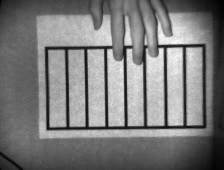
//> input picture frame 7 of Vorbereitung/GRA-Praktikum/GRA-Praktikum/kb_robust_gray.avi, 224 x 170 px, given in place of kb_portrait_gray.avi, which was not available
$ ./main   (built with g++ and OpenCV 4)
//> lines starting //> are read from the running program, lines starting //| are printed output that depends on the picture; after the words box and inside, x2 and y2 are one past the last pixel; in counts of white or black regions, pixels touching at a corner belong together; pictures that were not available may be replaced by others from this repository, and a replacement may not be noted
//
//  main.cpp
//  GRA-OpenCV
//
//  Created by Tobias Hahnen on 12.01.2019.
//  Copyright © 2018 Tobias Hahnen. All rights reserved.
//


#include <iostream>
#include <opencv2/opencv.hpp>
#include <opencv2/core/core.hpp>
#include <opencv2/highgui/highgui.hpp>

#define debug false

using namespace std;
using namespace cv;


class MyListener {
public:
    /********************************************************************************************************************************************************\
     * KONSTRUKTOR & DESTRUKTOR
    \********************************************************************************************************************************************************/
    MyListener(bool type) {
//> further down, frame is the input picture: 170 rows x 224 cols, CV_8UC3; min 0, max 255, mean 123
        this->type = type;
    }
    ~MyListener() {}


    /********************************************************************************************************************************************************\
     * FUNKTION, DIE JEDEN FRAME AUSGEFÜHRT WIRD
    \********************************************************************************************************************************************************/
    void onNewData(Mat frame) {
        this->frame = frame;
        imshow("Frame ohne alles", frame);

        // Testen, ob es Grauwert- oder Tiefenbild war!
        if (type) {
            // Es war ein Grauwert-Bild, muss aber wegen Video zurückkonvertiert werden!
            cvtColor(this->frame, grayscale, COLOR_RGB2GRAY);

            if (debug) {
                imshow("Video (Grauwert)", grayscale);
                imshow("Histogramm (Grauwert)", histogramm(grayscale));
            }

            // Alles was hier laut Praktikum 1 usw. noch passiert -.-

            auswertung_geglaettete_grauwerte();
            if (debug) {
                imshow("OTSU", grau_otsu);
            }
            imshow("Tastatur", tastatur);

            return;
        }

        cvtColor(this->frame, depth_gray, COLOR_RGB2GRAY);
        auswertung_tiefenbild();
    }


    void auswertung_geglaettete_grauwerte() {
        // SIEHE: http://answers.opencv.org/question/120698/drawning-labeling-components-in-a-image-opencv-c/
        // Schwellwertsegmentierung (OTSU)
        // ggf. vor OTSU noch ein Closing durchfuehren? -> Frau P.-F. meinte nicht noetig
        grau_otsu = grayscale.clone();
        //closing(grau_otsu, Mat());
        threshold(grayscale, grau_otsu, 0, 255, THRESH_BINARY | THRESH_OTSU); // THRESH_BINARY + THRESH_OTSU nicht mehr CV_THRESH_BINARY + CV_THRESH_OTSU!
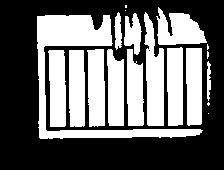
//> grau_otsu: 170 rows x 224 cols, CV_8UC1; 41.9% white; 19 white regions (6 under 20 px), largest, box (x1, y1, x2, y2) and area: (37, 15, 203, 139) 4012, (144, 12, 164, 126) 1576, (87, 49, 105, 127) 1254

        // Segmentierte Regionen labeln -> Pixel zu Connected Components zusammenfassen
        Mat label_image, stats, centroid;
        int labels = connectedComponentsWithStats(grau_otsu, label_image, stats, centroid, 8, CV_32S);
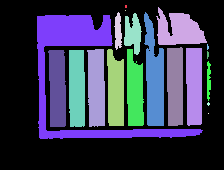
//> label_image: 170 rows x 224 cols, CV_32SC1; 20 distinct labels, from 0 to 19; one colour per label, 0 black
//> stats = 20 rows, first 6: [0, 0, 224, 170, 22143], [125, 5, 2, 3, 6], [156, 7, 51, 38, 1220], [125, 10, 1, 1, 1], [114, 12, 8, 38, 209], [124, 13, 18, 42, 480]; centroid = 20 rows, first 8: [105.4, 90.76], [125.5, 6], [178.7, 29.66], [125, 10], [117.7, 31.16], [132.6, 33.23], [153.8, 77.88], [82.7, 71.62]; labels = 20
        vector<int> tasten_labels;

        for (int i=1; i<labels; i++) {
            if (/*debug*/true) {
                // ALLE gefundenen CCs und ihre Eigenschaften ausgeben!
                cout << "\nComponent " << i << std::endl;
                cout << "(X|Y)          = (" << stats.at<int>(i, CC_STAT_LEFT) << "|" << stats.at<int>(i, CC_STAT_TOP) << ")" << endl;
                cout << "Breite x Hoehe = " << stats.at<int>(i, CC_STAT_WIDTH) << "x" << stats.at<int>(i, CC_STAT_HEIGHT) << " = " << stats.at<int>(i, CC_STAT_AREA) << endl;
            }

            // Hier muss irgendwie aussortiert werden, welche Components passen und welche nicht :>
            // 1. Flaeche darf nicht unter oder ueber Schwellwert liegen (hier: 1000 < Flaeche < 2000)
            // 2. Breite im gleichen Rahmen wie die anderen (+/-10) UND Hoehe im gleichen Rahmen wie die anderen (+/-10)
            // WERTE IM PRAKTIKUM AENDERN; DIE HIER SIND FUER VIDEO!
            int untere = 1000;
            int obere = 2000;
            if ((stats.at<int>(i, CC_STAT_AREA) > untere) and (stats.at<int>(i, CC_STAT_AREA) < obere)) {
                for (int j=1; j<labels; j++) {
                    if (i==j) { continue; }

                    int w_untere = stats.at<int>(j, CC_STAT_WIDTH) - 10;
                    int w_obere = stats.at<int>(j, CC_STAT_WIDTH) + 10;
                    int h_untere = stats.at<int>(j, CC_STAT_HEIGHT) - 10;
                    int h_obere = stats.at<int>(j, CC_STAT_HEIGHT) + 10;
                    if (((stats.at<int>(i, CC_STAT_WIDTH) > w_untere) and (stats.at<int>(i, CC_STAT_WIDTH) < w_obere))
                        and ((stats.at<int>(i, CC_STAT_HEIGHT) > h_untere) and (stats.at<int>(i, CC_STAT_HEIGHT) < h_obere))) {
                        tasten_labels.push_back(i);
                        break;
                    }
                }
            }
        }
//> this loop made 19 passes
//| Component 1
//| (X|Y)          = (125|5)
//| Breite x Hoehe = 2x3 = 6
//| Component 2
//> (the first 4 of 24 printed lines)
//> (output is shown up to pass 8 of 19)
//> after the loop, tasten_labels = [9, 10, 11, 12, 13, 14, 15]

        if (tasten_labels.size() != 8) {
            // bsp. wenn man das Tastaturen-Blatt dreht oder aus dem Kamera-Feld bewegt
            // Allerdings werden auch zwischendurch irgendwie mal wieder 8 Felder erkannt, auch wenn das nicht ganz stimmt!
            cerr << "Es wurden weniger oder mehr als 8 Tasten erkannt!" << endl;
            return;
        }

        // Hier muss irgendwie überprüft werden, ob die Tastatur hochkant ist oder nicht!
        hochkant = true;
        int y_untere = stats.at<int>(tasten_labels[0], CC_STAT_TOP) - 10;
        int y_obere = stats.at<int>(tasten_labels[0], CC_STAT_TOP) + 10;
        if ((stats.at<int>(tasten_labels[1], CC_STAT_TOP) > y_untere) and (stats.at<int>(tasten_labels[1], CC_STAT_TOP) < y_obere)) {
            // nicht hochkant, da alle Y-Koordinaten ungefähr gleich!
            cout << "Nicht hochkant!" << endl;
            hochkant = false;
            // Gelabelte Connected Components sortieren (Nach X-Koordinate)
            sort(tasten_labels.begin(), tasten_labels.end(), [stats](int a, int b) -> bool {
                return (stats.at<int>(a, CC_STAT_LEFT) > stats.at<int>(b, CC_STAT_LEFT)) ? true : false;
            });
        } else {
            cout << "Hochkant!" << endl;
            // Gelabelte Connected Components sortieren (Nach Y-Koordinate)
            sort(tasten_labels.begin(), tasten_labels.end(), [stats](int a, int b) -> bool {
                return (stats.at<int>(a, CC_STAT_TOP) > stats.at<int>(b, CC_STAT_TOP)) ? true : false;
            });
        }

        if (debug) {
            for (int i=0; i<tasten_labels.size(); i++) {
                cout << "Sortiertes Top (" << i+1 << "):" << stats.at<int>(tasten_labels[i], CC_STAT_TOP) << endl;
            }
        }

        // Tasten je nach Wert in Schleife Farbe zuweisen und einfaerben
        tastatur = frame.clone();

        for (int i=0; i<tasten_labels.size(); i++) {
            cc.push_back({
                stats.at<int>(tasten_labels[i], CC_STAT_LEFT),
                stats.at<int>(tasten_labels[i], CC_STAT_TOP),
                stats.at<int>(tasten_labels[i], CC_STAT_WIDTH),
                stats.at<int>(tasten_labels[i], CC_STAT_HEIGHT)
            });

            int x = cc[i][0];
            int y = cc[i][1];

            farben = {
                Scalar(26, 26, 26), Scalar(52, 52, 52), Scalar(78, 78, 78), Scalar(104, 104, 104),
                Scalar(130, 130, 130), Scalar(156, 156, 156), Scalar(182, 182, 182), Scalar(208, 208, 208)
            };
            rectangle(tastatur, Point(x, y), Point(x + cc[i][2], y + cc[i][3]), farben[i], FILLED);

            // Der Rest hier hinter passiert eigentlich auch nur wegen Praktikum 2 Aufgabe: Nacheinander setzen (und nur wenns hochkannt ist!)
            Mat tastatur_letters = tastatur.clone();
            letters = {
                "A", "B", "C", "D", "E", "F", "G", "H"
            };
            putText(tastatur_letters, letters[i], Point(20, (8-i)*20), FONT_HERSHEY_COMPLEX_SMALL, 1.0, Scalar(128, 128, 128));

            imshow("Tasten einzeichnen...", tastatur_letters);
            waitKey(150);
        }
    }

    // [109 lines left out: function auswertung_tiefenbild, not called in this run]

    /********************************************************************************************************************************************************\
     * HILFSFUNKTIONEN
    \********************************************************************************************************************************************************/
    // ggf noch ueberarbeiten, damit nicht float sondern uchar verwendet wird? Ueberall sonst ist ja uchar!
    // [23 lines left out: functions histogramm, opening, closing, not called in this run]

private:
    /********************************************************************************************************************************************************\
     * ALLE KLASSENVARIABLEN
    \********************************************************************************************************************************************************/

    // Praktikum 2 bzw. Vorbereitung (aka kommt so nicht vor!)
    bool type;                                      // Der jeweilige Bild-Typ (nur HIER zur Unterscheidung von Tiefen- bzw. Grauwertbild)
    Mat frame;                                      // Das jeweilige Frame (nur HIER entweder ein Tiefen- bzw. Grauwertbild)
    Mat grayscale;                                  // Das Grauwertbild (musste im Praktikum nicht konvertiert werden!)
    Mat grau_otsu;                                  // Das mit OTSU segmentierte Grauwert-Bild
    bool hochkant;                                  // Gibt an, ob das Bild hochkant ist oder nicht!
    vector<Scalar> farben;                          // Das Array mit allen Farben zur Zuordnung zu CCs
    vector<string> letters;                         // Das Array nut allen Buchstaben zur Zuordnung zu CCs
    Mat tastatur;                                   // Das Bild der eingefärbten Tastatur.
    vector<vector<int>> cc;                         // Vektoren der einzelnen CCs mit X/Y-Koordinaten, Hoehe/Breite

    // Praktikum 3
    Mat depth_gray;                                 // Das Tiefenbild in ein Grauwert-Bild konvertiert
    Mat tiefenbild;                                 // Das Tiefenbild, abgespeichert um es mehrfach zu verwenden
    Mat hist_values;                                // Fuer alle 0-255 Werte des Histogramms, die Anzahl, wie oft jeder Wert vorkommt (gebraucht fuer Min/Max)
    bool vorhanden = false;                         // Ueberprueft, ob es der erste Frame ist!
    Mat altes_binaer_tiefen;                        // Das binäre Tiefenbild aus dem alten Frame!
};


/********************************************************************************************************************************************************\
 * MAIN-FUNKTION
\********************************************************************************************************************************************************/
int main(int argc, const char * argv[]) {
    string files[] = {
        "/Users/thahnen/GitHub/gra-praktikum/Vorbereitung/GRA-Praktikum/GRA-Praktikum/kb_robust_gray.avi",      // das Video ist breit, zeigt aber auch wo noch ungenau!
        "/Users/thahnen/GitHub/gra-praktikum/Vorbereitung/GRA-Praktikum/GRA-Praktikum/kb_portrait_gray.avi",    // das Video ist hochkant
        "/Users/thahnen/GitHub/gra-praktikum/Vorbereitung/GRA-Praktikum/GRA-Praktikum/kb_portrait_depth.avi",   // das Video zeigt nichts sinnvolles! -> kann weg!
        "/Users/thahnen/GitHub/gra-praktikum/Vorbereitung/GRA-Praktikum/GRA-Praktikum/tr_depth_trim.avi",       // Tiefenbild-Video in Farbe von Ilja
        "/Users/thahnen/GitHub/gra-praktikum/Vorbereitung/GRA-Praktikum/GRA-Praktikum/tr_grey_trim.avi"         // Grauwertbild-Video von Ilja
    };

    // Parameter true -> Grauwert!
    MyListener listener(true);

    // VideoCapture oeffnen
    VideoCapture cap(files[1]);
    if (!cap.isOpened()) {
        cerr << "Video-Capture konnte nicht gestartet werden!" << endl;
        return 1;
    }

    // Eingelesenes Frame
    Mat frame;
    for (;;) {
        cap >> frame;
        if (frame.empty()) {
            cout << "Letztes Frame des Video-Streams oder leer!" << endl;
            break;
        }

        // Was der Listener jeden Frame macht
//> (the run ends here: the program stops with an error, at `imshow("Tastatur", tastatur);`)

$ run again, starting later in the video
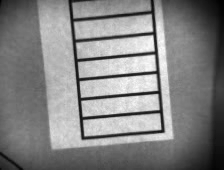
//> input picture frame 35 of Vorbereitung/GRA-Praktikum/GRA-Praktikum/kb_robust_gray.avi, 224 x 170 px, given in place of kb_portrait_gray.avi, which was not available
//> frame is the input picture: 170 rows x 224 cols, CV_8UC3; min 0, max 253, mean 131.1
//> in auswertung_geglaettete_grauwerte, `threshold(grayscale, grau_otsu, 0, 255, THRESH_BINARY | THRESH_OTSU);`:
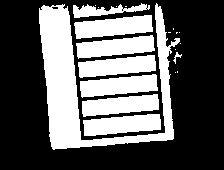
//> grau_otsu: 170 rows x 224 cols, CV_8UC1; 37.6% white; 21 white regions (12 under 20 px), largest, box (x1, y1, x2, y2) and area: (39, 3, 180, 150) 6207, (74, 15, 153, 39) 1309, (80, 74, 158, 98) 1273
//> in auswertung_geglaettete_grauwerte, `int labels = connectedComponentsWithStats(grau_otsu, label_image, stat..`:
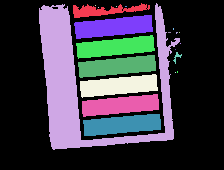
//> label_image: 170 rows x 224 cols, CV_32SC1; 22 distinct labels, from 0 to 21; one colour per label, 0 black
//> stats = 22 rows, first 6: [0, 0, 224, 170, 23743], [73, 3, 77, 15, 537], [39, 3, 141, 147, 6207], [95, 5, 1, 1, 1], [98, 7, 1, 1, 1], [116, 6, 1, 1, 1]; centroid = 22 rows, first 8: [116, 89.83], [104.4, 10.13], [87.08, 81.99], [95, 5], [98, 7], [116, 6], [125.5, 6], [113.4, 26.49]; labels = 22
//> the loop in auswertung_geglaettete_grauwerte, `for (int i=1; i<labels; i++)` made 21 passes
//| Component 1
//| (X|Y)          = (73|3)
//| Breite x Hoehe = 77x15 = 537
//| Component 2
//> (the first 4 of 15 printed lines)
//> (output is shown up to pass 5 of 21)
//> after the loop in auswertung_geglaettete_grauwerte, `for (int i=1; i<labels; i++)`: tasten_labels = [7, 12, 16, 19, 20, 21]

$ run again, starting later in the video
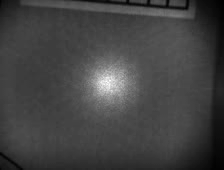
//> input picture frame 63 of Vorbereitung/GRA-Praktikum/GRA-Praktikum/kb_robust_gray.avi, 224 x 170 px, given in place of kb_portrait_gray.avi, which was not available
//> frame is the input picture: 170 rows x 224 cols, CV_8UC3; min 0, max 252, mean 66.7
//> in auswertung_geglaettete_grauwerte, `threshold(grayscale, grau_otsu, 0, 255, THRESH_BINARY | THRESH_OTSU);`:
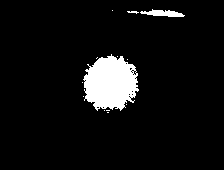
//> grau_otsu: 170 rows x 224 cols, CV_8UC1; 6.6% white; 13 white regions (10 under 20 px), largest, box (x1, y1, x2, y2) and area: (83, 54, 139, 111) 2277, (140, 9, 185, 17) 207, (127, 11, 139, 14) 21
//> in auswertung_geglaettete_grauwerte, `int labels = connectedComponentsWithStats(grau_otsu, label_image, stat..`:
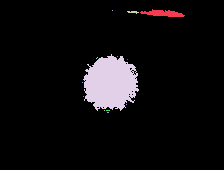
//> label_image: 170 rows x 224 cols, CV_32SC1; 14 distinct labels, from 0 to 13; one colour per label, 0 black
//> stats = 14 rows, first 6: [0, 0, 224, 170, 35560], [140, 9, 45, 8, 207], [112, 10, 1, 1, 1], [127, 11, 12, 3, 21], [83, 54, 56, 57, 2277], [96, 57, 2, 2, 2]; centroid = 14 rows, first 8: [111.3, 85.07], [163, 13.03], [112, 10], [132.6, 11.62], [110.2, 82.72], [96.5, 57.5], [117, 56], [127, 59]; labels = 14
//> the loop in auswertung_geglaettete_grauwerte, `for (int i=1; i<labels; i++)` made 13 passes
//| Component 1
//| (X|Y)          = (140|9)
//| Breite x Hoehe = 45x8 = 207
//| Component 2
//> (the first 4 of 15 printed lines)
//> (output is shown up to pass 5 of 13)
